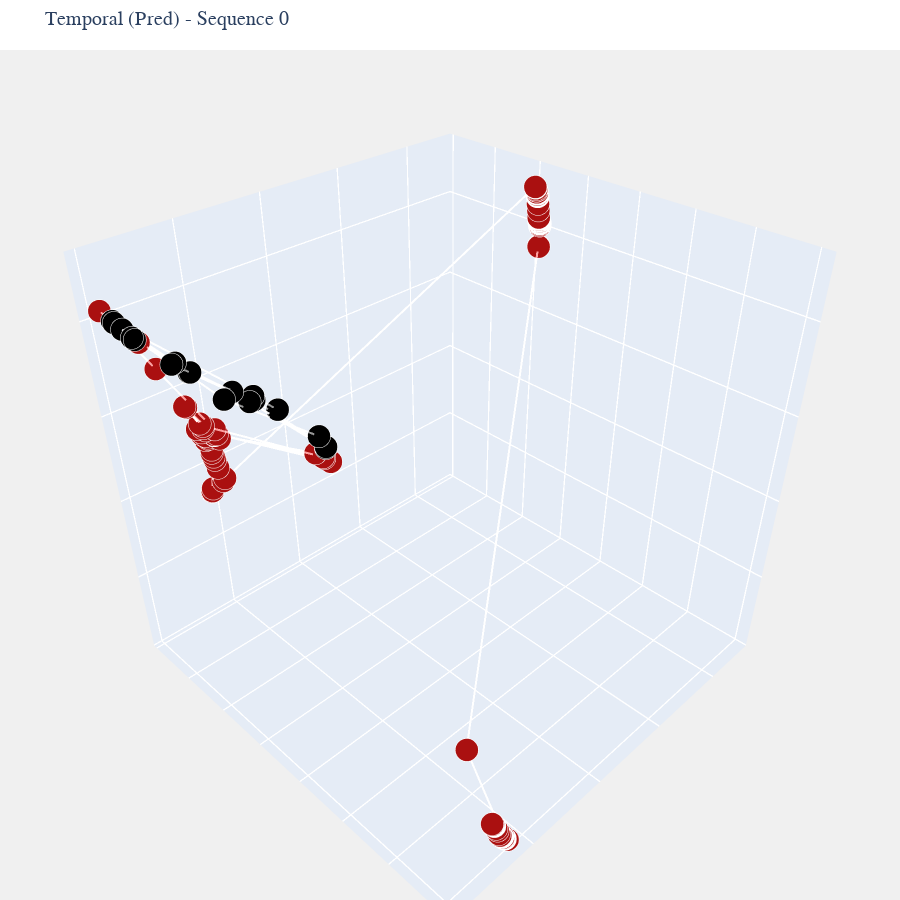

The notebook cell this image was saved under:
### Code cell
# Example: Visualize Temporal (Pred) trajectory
fig = plot_interactive_trajectory(
    results,
    tokens_BP,
    tokenizer,
    act_type="temporal/pred_codes",
    sequence_idx=10,
    title="Temporal (Pred) - Sequence 0",
    end_color=color_map["temporal/pred_codes"]
)
fig.show()

### Figure 1 — Plotly figure (JSON) as saved in the notebook; plotly's stock layout.template omitted (floating-point values rounded to 4 significant figures; data arrays with more than 128 entries replaced by an {"elided": "..."} marker saying what was removed)
{"data": [{"hoverinfo": "skip", "line": {"color": "rgba(150, 150, 150, 0.4)", "width": 4}, "mode": "lines", "showlegend": false, "type": "scatter3d", "x": {"elided": "290 float values"}, "y": {"elided": "290 float values"}, "z": {"elided": "290 float values"}}, {"hovertemplate": "%{text}<extra></extra>", "marker": {"color": {"elided": "290 str values"}, "line": {"color": "white", "width": 0.5}, "size": 8}, "mode": "markers", "showlegend": false, "text": {"elided": "290 str values"}, "type": "scatter3d", "x": {"elided": "290 float values"}, "y": {"elided": "290 float values"}, "z": {"elided": "290 float values"}}], "layout": {"height": 900, "hovermode": "closest", "margin": {"b": 0, "l": 0, "r": 0, "t": 50}, "scene": {"aspectmode": "cube", "bgcolor": "rgba(240, 240, 240, 1)", "xaxis": {"gridcolor": "rgba(200,200,200,0.3)", "showgrid": true, "showticklabels": false, "title": {"text": ""}}, "yaxis": {"gridcolor": "rgba(200,200,200,0.3)", "showgrid": true, "showticklabels": false, "title": {"text": ""}}, "zaxis": {"gridcolor": "rgba(200,200,200,0.3)", "showgrid": true, "showticklabels": false, "title": {"text": ""}}}, "title": {"font": {"family": "Montserrat", "size": 20}, "text": "Temporal (Pred) - Sequence 0"}, "width": 900}}
